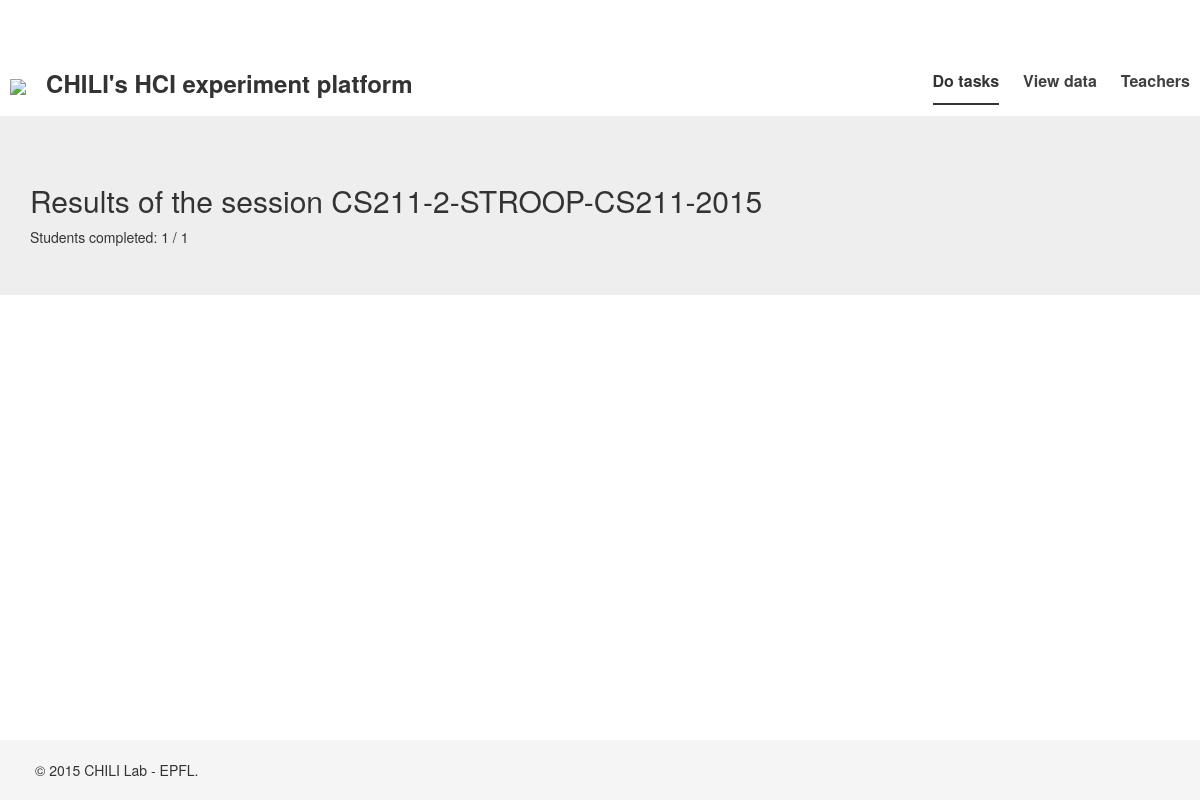
Page /results/1/ (signed in) on the committed database.
### experiment/models.py (models this page shows, shortened)
class Session(models.Model):
    experiment = models.ForeignKey(Experiment)
    course = models.ForeignKey(Course)
    time = models.TimeField(auto_now_add=True)
    closed = models.BooleanField()
    def __str__(self):
        return self.experiment.slug.__str__() + "-" + self.course.__str__()
    def num_students(self):
        return self.user_set.all().count()
    def num_students_completed(self):
        return self.user_set.filter(completed=1).count()

class Experiment(models.Model):
    slug = models.CharField(max_length=50)
    name = models.CharField(max_length=50)

class Course(models.Model):
    slug = models.CharField(max_length=50)
    name = models.CharField(max_length=50)
    def __str__(self):
        return self.name.__str__()

### analytics/views.py (the view)
# urls.py: url(r'^results/(?P<id>\d+)/$', login_required(ResultsView.as_view()), name='results'),
class ResultsView(TemplateView):
    def get(self, request, *args, **kwargs):
        session = Session.objects.get(id = kwargs['id'])
        results = Result.objects.filter(user__in = session.user_set.all())
        ep = EXPERIMENT_CLASSES[session.experiment.slug]()
        processed_results = ep.process_results(results)
        context = {"results": processed_results, "session": session}
        return render(request, "analytics/generic.html", context)

### templates/analytics/generic.html (shortened to what this page needs)
{% extends "base.html" %}
{% load staticfiles %}
{% block content %}
    <div class="jumbotron">
      <div class="container">
	<h2>Results of the session {{ session }}</h2>
	Students completed: {{ session.num_students_completed }} / {{ session.num_students }}
      </div>
    </div>
{% endblock %}

### cs211labs/static/css/custom.css (style rules this page uses)
html { position: relative; min-height: 100%; }
body { margin-bottom: 60px; }

### rows in the picture
Session: experiment+course "CS211-2-STROOP-CS211-2015", num_students_completed "1", num_students "1"
